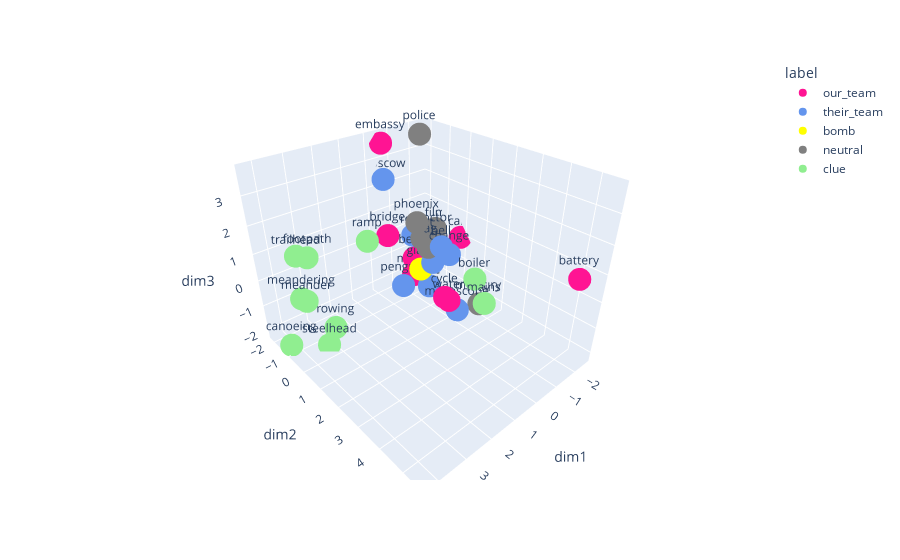

The notebook cell this image was saved under:
### Code cell
X_embedded = PCA_fit(embedding_matrix_with_clue, n_comp = 3)
df_reduced = matrix_to_df(X_embedded, words_b, labels_b)
plot_3d(df_reduced, color_map)

### Figure 1 — Plotly figure (JSON) as saved in the notebook; plotly's stock layout.template omitted (floating-point values rounded to 4 significant figures)
{"data": [{"hovertemplate": "<b>%{hovertext}</b><br><br>label=our_team<br>dim1=%{x}<br>dim2=%{y}<br>dim3=%{z}<br>word=%{text}<extra></extra>", "hovertext": ["moon", "card", "eye", "berry", "battery", "embassy", "bridge", "cycle", "water"], "legendgroup": "our_team", "marker": {"color": "deeppink", "symbol": "circle"}, "mode": "markers+text", "name": "our_team", "scene": "scene", "showlegend": true, "text": ["moon", "card", "eye", "berry", "battery", "embassy", "bridge", "cycle", "water"], "type": "scatter3d", "x": [-1.172, -2.576, -1.818, -1.082, -1.607, -0.5127, 0.8964, 0.2458, -0.08528], "y": [-1.217, -0.1102, -1.167, -1.061, 5.556, -2.09, -0.03444, 2.003, 1.877], "z": [-1.628, -0.02159, -1.106, -0.7647, 1.246, 3.574, 1.315, -0.3654, -0.7145]}, {"hovertemplate": "<b>%{hovertext}</b><br><br>label=their_team<br>dim1=%{x}<br>dim2=%{y}<br>dim3=%{z}<br>word=%{text}<extra></extra>", "hovertext": ["dice", "change", "spell", "moscow", "rose", "penguin", "microscope", "bell"], "legendgroup": "their_team", "marker": {"color": "cornflowerblue", "symbol": "circle"}, "mode": "markers+text", "name": "their_team", "scene": "scene", "showlegend": true, "text": ["dice", "change", "spell", "moscow", "rose", "penguin", "microscope", "bell"], "type": "scatter3d", "x": [-1.191, -1.536, -1.343, -0.4848, -1.393, -0.3064, -1.192, -1.316], "y": [-0.305, 0.3778, -0.2955, -2.002, -1.489, -0.7836, 1.215, 0.1787], "z": [-1.706, -0.1605, -0.7187, 2.292, -0.05816, -1.538, -2.011, 0.1599]}, {"hovertemplate": "<b>%{hovertext}</b><br><br>label=bomb<br>dim1=%{x}<br>dim2=%{y}<br>dim3=%{z}<br>word=%{text}<extra></extra>", "hovertext": ["giant"], "legendgroup": "bomb", "marker": {"color": "yellow", "symbol": "circle"}, "mode": "markers+text", "name": "bomb", "scene": "scene", "showlegend": true, "text": ["giant"], "type": "scatter3d", "x": [-0.9914], "y": [-0.5753], "z": [-0.9929]}, {"hovertemplate": "<b>%{hovertext}</b><br><br>label=neutral<br>dim1=%{x}<br>dim2=%{y}<br>dim3=%{z}<br>word=%{text}<extra></extra>", "hovertext": ["phoenix", "police", "tag", "film", "doctor", "mercury", "beat"], "legendgroup": "neutral", "marker": {"color": "grey", "symbol": "circle"}, "mode": "markers+text", "name": "neutral", "scene": "scene", "showlegend": true, "text": ["phoenix", "police", "tag", "film", "doctor", "mercury", "beat"], "type": "scatter3d", "x": [-1.28, -1.74, -1.309, -2.351, -1.835, -1.873, -1.419], "y": [-1.11, -1.461, -0.5055, -1.262, -0.7665, 1.647, -0.9951], "z": [0.6555, 3.781, -0.1472, -0.009069, 0.137, -1.831, -0.005242]}, {"hovertemplate": "<b>%{hovertext}</b><br><br>label=clue<br>dim1=%{x}<br>dim2=%{y}<br>dim3=%{z}<br>word=%{text}<extra></extra>", "hovertext": ["rowing", "meandering", "meander", "canoeing", "mains", "trailhead", "ramp", "footpath", "steelhead", "boiler"], "legendgroup": "clue", "marker": {"color": "lightgreen", "symbol": "circle"}, "mode": "markers+text", "name": "clue", "scene": "scene", "showlegend": true, "text": ["rowing", "meandering", "meander", "canoeing", "mains", "trailhead", "ramp", "footpath", "steelhead", "boiler"], "type": "scatter3d", "x": [2.743, 3.943, 3.906, 4.297, 1.046, 4.026, 1.904, 3.945, 3.273, 0.188], "y": [-0.7963, -0.5832, -0.3076, -1.129, 4.357, -0.3709, 0.2484, 0.1752, -0.4257, 3.205], "z": [-1.943, -0.05116, -0.02084, -2.073, 1.033, 1.614, 1.586, 1.766, -2.188, 0.8942]}], "layout": {"autosize": true, "legend": {"title": {"text": "label"}, "tracegroupgap": 0}, "margin": {"t": 60}, "scene": {"aspectmode": "auto", "aspectratio": {"x": 1.012, "y": 1.125, "z": 0.8784}, "camera": {"center": {"x": 0, "y": 0, "z": 0}, "eye": {"x": 1.223, "y": 1.371, "z": 1.145}, "projection": {"type": "perspective"}, "up": {"x": 0, "y": 0, "z": 1}}, "domain": {"x": [0, 1], "y": [0, 1]}, "xaxis": {"title": {"text": "dim1"}, "type": "linear"}, "yaxis": {"title": {"text": "dim2"}, "type": "linear"}, "zaxis": {"title": {"text": "dim3"}, "type": "linear"}}}}
